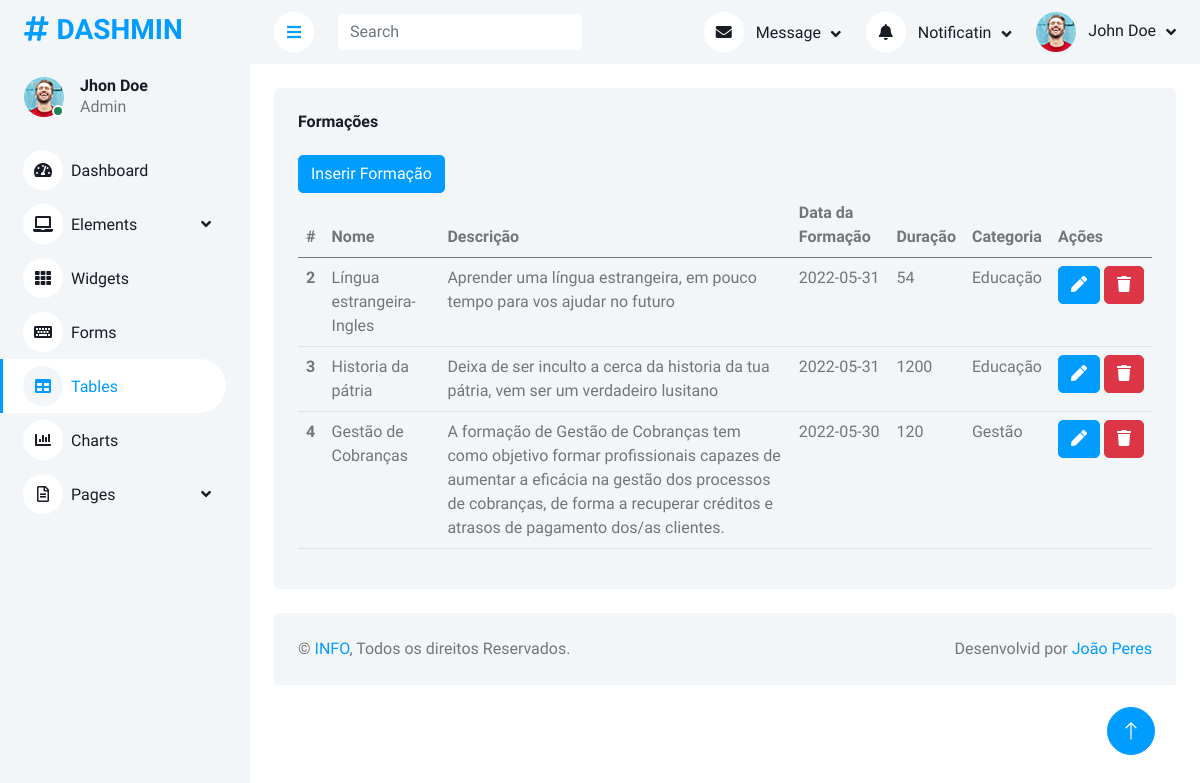
The page /admin/listaformacoes.php on the database its author committed.
### tables this page shows
CREATE TABLE IF NOT EXISTS `formacao` (
  `id_formacao` int(11) NOT NULL AUTO_INCREMENT,
  `nome` varchar(100) NOT NULL,
  `data_formacao` date NOT NULL,
  `duracao` int(11) NOT NULL,
  `descricao` text NOT NULL,
  `categoria` enum('Saúde','Imformática','Gestão','Educação','Turísmo') DEFAULT NULL,
  `fk_id_professor` int(11) NOT NULL,
  PRIMARY KEY (`id_formacao`),
  KEY `fk_id_professor` (`fk_id_professor`)
);

### admin/listaformacoes.php (the view, shortened to what this page needs)
<?php
include "../connection.php";
$query = "SELECT id_formacao,nome,data_formacao,duracao,descricao,categoria FROM formacao";
$result=$conn->query($query);
?>
<!DOCTYPE html>
<html lang="en">
<head>
    <link href="https://cdnjs.cloudflare.com/ajax/libs/font-awesome/5.10.0/css/all.min.css" rel="stylesheet">
    <link href="https://cdn.jsdelivr.net/npm/bootstrap-icons@1.4.1/font/bootstrap-icons.css" rel="stylesheet">
    <link href="lib/owlcarousel/assets/owl.carousel.min.css" rel="stylesheet">
    <link href="lib/tempusdominus/css/tempusdominus-bootstrap-4.min.css" rel="stylesheet" />
    <link href="css/bootstrap.min.css" rel="stylesheet">
    <link href="css/style.css" rel="stylesheet">
</head>
<body>
    <div class="container-xxl position-relative bg-white d-flex p-0">
        <div class="sidebar pe-4 pb-3">
            <nav class="navbar bg-light navbar-light">
                <a href="index.html" class="navbar-brand mx-4 mb-3">
                    <h3 class="text-primary"><i class="fa fa-hashtag me-2"></i>DASHMIN</h3>
                </a>
                <div class="d-flex align-items-center ms-4 mb-4">
                    <div class="position-relative">
                        <img class="rounded-circle" src="img/user.jpg" alt="" style="width: 40px; height: 40px;">
                        <div class="bg-success rounded-circle border border-2 border-white position-absolute end-0 bottom-0 p-1"></div>
                    </div>
                    <div class="ms-3">
                        <h6 class="mb-0">Jhon Doe</h6>
                        <span>Admin</span>
                    </div>
                </div>
                <div class="navbar-nav w-100">
                    <a href="index.html" class="nav-item nav-link"><i class="fa fa-tachometer-alt me-2"></i>Dashboard</a>
                    <div class="nav-item dropdown">
                        <a href="#" class="nav-link dropdown-toggle" data-bs-toggle="dropdown"><i class="fa fa-laptop me-2"></i>Elements</a>
                    </div>
                    <a href="widget.html" class="nav-item nav-link"><i class="fa fa-th me-2"></i>Widgets</a>
                    <a href="form.html" class="nav-item nav-link"><i class="fa fa-keyboard me-2"></i>Forms</a>
                    <a href="table.html" class="nav-item nav-link active"><i class="fa fa-table me-2"></i>Tables</a>
                    <a href="chart.html" class="nav-item nav-link"><i class="fa fa-chart-bar me-2"></i>Charts</a>
                    <div class="nav-item dropdown">
                        <a href="#" class="nav-link dropdown-toggle" data-bs-toggle="dropdown"><i class="far fa-file-alt me-2"></i>Pages</a>
                    </div>
                </div>
            </nav>
        </div>
        <div class="content">
            <nav class="navbar navbar-expand bg-light navbar-light sticky-top px-4 py-0">
                <a href="#" class="sidebar-toggler flex-shrink-0">
                    <i class="fa fa-bars"></i>
                </a>
                <form class="d-none d-md-flex ms-4">
                    <input class="form-control border-0" type="search" placeholder="Search">
                </form>
                <div class="navbar-nav align-items-center ms-auto">
                    <div class="nav-item dropdown">
                        <a href="#" class="nav-link dropdown-toggle" data-bs-toggle="dropdown">
                            <i class="fa fa-envelope me-lg-2"></i>
                            <span class="d-none d-lg-inline-flex">Message</span>
                        </a>
                    </div>
                    <div class="nav-item dropdown">
                        <a href="#" class="nav-link dropdown-toggle" data-bs-toggle="dropdown">
                            <i class="fa fa-bell me-lg-2"></i>
                            <span class="d-none d-lg-inline-flex">Notificatin</span>
                        </a>
                    </div>
                    <div class="nav-item dropdown">
                        <a href="#" class="nav-link dropdown-toggle" data-bs-toggle="dropdown">
                            <img class="rounded-circle me-lg-2" src="img/user.jpg" alt="" style="width: 40px; height: 40px;">
                            <span class="d-none d-lg-inline-flex">John Doe</span>
                        </a>
                    </div>
                </div>
            </nav>
            <div class="container-fluid pt-4 px-4">
                <div class="row g-4">
                    <div class="col-12">
                        <div class="bg-light rounded h-100 p-4">
                            <h6 class="mb-4">Formações</h6>
                            <a href="../insert_formacoes.php"><input type="button" class="btn btn-primary" value="Inserir Formação"></a>
                            <div class="table-responsive">
                                <table class="table">
                                    <thead>
                                        <tr>
                                            <th scope="col">#</th>
                                            <th scope="col">Nome</th>
                                            <th scope="col">Descrição</th>
                                            <th scope="col">Data da Formação</th>
                                            <th scope="col">Duração</th>
                                            <th scope="col">Categoria</th>
                                            <th scope="col">Ações</th>
                                        </tr>
                                    </thead>
                                    <tbody>
                                    <?php
                if ($result->num_rows > 0) {
                    while ($row = $result->fetch_assoc()) { ?>
                                        <tr>
                                         <th scope="row"><?= $row['id_formacao'] ?></th>
                                          <td><?= $row['nome'] ?></td>
                                            <td><?= $row['descricao'] ?></td>
                                            <td><?= $row['data_formacao'] ?></td>
                                            <td><?= $row['duracao'] ?></td>
                                            <td><?= $row['categoria'] ?></td>
                                            <td class="text-center" nowrap>
                            <a class="btn btn-primary btn-xs" href="../update_formacoes.php?id_formacao=<?= $row['id_formacao'] ?>"><span class="glyphicon glyphicon-edit"></span>
                              <i class="fa fa-pen"></i></a>
                            <form action="../delete_formacoes.php" class="d-inline" method="Post" onsubmit="return confirm('Tens a certeza que queres apagar');">
                              <button class="btn btn-danger btn-xs"><span class="glyphicon glyphicon-remove"></span>
                              <i class="fa fa-trash"></i></button>
                            </form>
                          </td>
                                        </tr>
                                        <?php    }
                } else {
                    echo " 0 resultados";
                }
                ?>
                                    </tbody>
                                </table>
                            </div>
                        </div>
                    </div>
                </div>
            </div>
            <div class="container-fluid pt-4 px-4">
                <div class="bg-light rounded-top p-4">
                    <div class="row">
                        <div class="col-12 col-sm-6 text-center text-sm-start">
                            &copy; <a href="#">INFO</a>, Todos os direitos Reservados.
                        </div>
                        <div class="col-12 col-sm-6 text-center text-sm-end">
                            Desenvolvid por <a href="https://htmlcodex.com">João Peres</a>
                        </div>
                    </div>
                </div>
            </div>
        </div>
        <a href="#" class="btn btn-lg btn-primary btn-lg-square back-to-top"><i class="bi bi-arrow-up"></i></a>
    </div>
</body>
</html>

### admin/css/style.css (style rules this page uses)
:root { --primary: #009cff; --light: #f3f6f9; --dark: #191c24; }
.back-to-top { position: fixed; display: none; right: 45px; bottom: 45px; z-index: 99; }
.btn { transition: 0.5s; }
.btn.btn-primary { color: #ffffff; }
.btn-lg-square { width: 48px; height: 48px; }
.btn-square, .btn-sm-square, .btn-lg-square { padding: 0; display: inline-flex; align-items: center; justify-content: center; font-weight: normal; border-radius: 50px; }
.sidebar { position: fixed; top: 0; left: 0; bottom: 0; width: 250px; height: 100vh; overflow-y: auto; background: var(--light); transition: 0.5s; z-index: 999; }
.content { margin-left: 250px; min-height: 100vh; background: #ffffff; transition: 0.5s; }
@media (min-width: 992px) { .sidebar { margin-left: 0; } }
@media (min-width: 992px) { .content { width: calc(100% - 250px); } }
.sidebar .navbar .navbar-nav .nav-link { padding: 7px 20px; color: var(--dark); font-weight: 500; border-left: 3px solid var(--light); border-radius: 0 30px 30px 0; outline: none; }
.sidebar .navbar .navbar-nav .nav-link:hover, .sidebar .navbar .navbar-nav .nav-link.active { color: var(--primary); background: #ffffff; border-color: var(--primary); }
.sidebar .navbar .navbar-nav .nav-link i { width: 40px; height: 40px; display: inline-flex; align-items: center; justify-content: center; background: #ffffff; border-radius: 40px; }
.sidebar .navbar .navbar-nav .nav-link:hover i, .sidebar .navbar .navbar-nav .nav-link.active i { background: var(--light); }
.sidebar .navbar .dropdown-toggle::after { position: absolute; top: 15px; right: 15px; border: none; content: '\f107'; font-family: 'Font Awesome 5 Free'; font-weight: 900; transition: 0.5s; }
.content .navbar .navbar-nav .nav-link { margin-left: 25px; padding: 12px 0; color: var(--dark); outline: none; }
.content .navbar .sidebar-toggler, .content .navbar .navbar-nav .nav-link i { width: 40px; height: 40px; display: inline-flex; align-items: center; justify-content: center; background: #ffffff; border-radius: 40px; }
.content .navbar .dropdown-toggle::after { margin-left: 6px; vertical-align: middle; border: none; content: '\f107'; font-family: 'Font Awesome 5 Free'; font-weight: 900; transition: 0.5s; }

### rows shown on the page
formacao: id_formacao "2", nome "Língua estrangeira-Ingles", descricao "Aprender uma língua estrangeira, em pouco tempo para vos ajudar no futuro", data_formacao "2022-05-31", duracao "54", categoria "Educação"
formacao: id_formacao "3", nome "Historia da pátria", descricao "Deixa de ser inculto a cerca da historia da tua pátria, vem ser um verdadeiro lusitano", data_formacao "2022-05-31", duracao "1200", categoria "Educação"
formacao: id_formacao "4", nome "Gestão de Cobranças", descricao "A formação de Gestão de Cobranças tem como objetivo formar profissionais capazes de aumentar a eficácia na gestão dos processos de cobranças, de forma a recuperar créditos e atrasos de pagamento dos/as clientes.", data_formacao "2022-05-30", duracao "120", categoria "Gestão"
